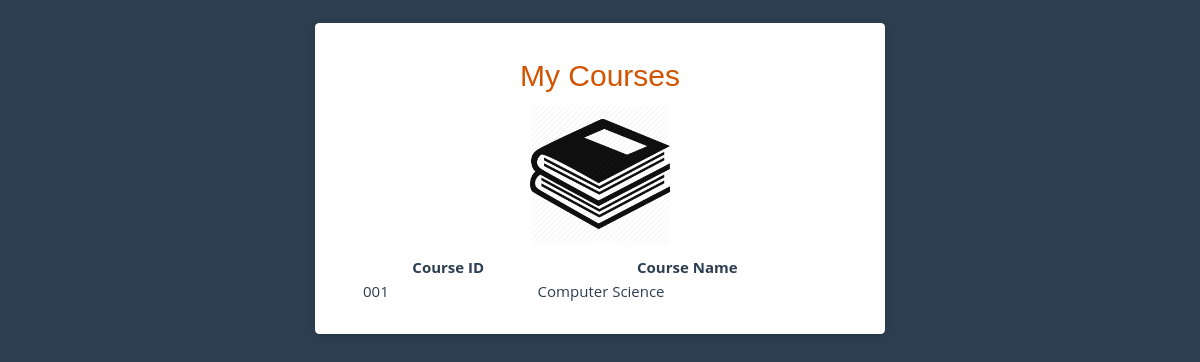
The page /interface/course_view.php (signed in) on the database as committed earlier.
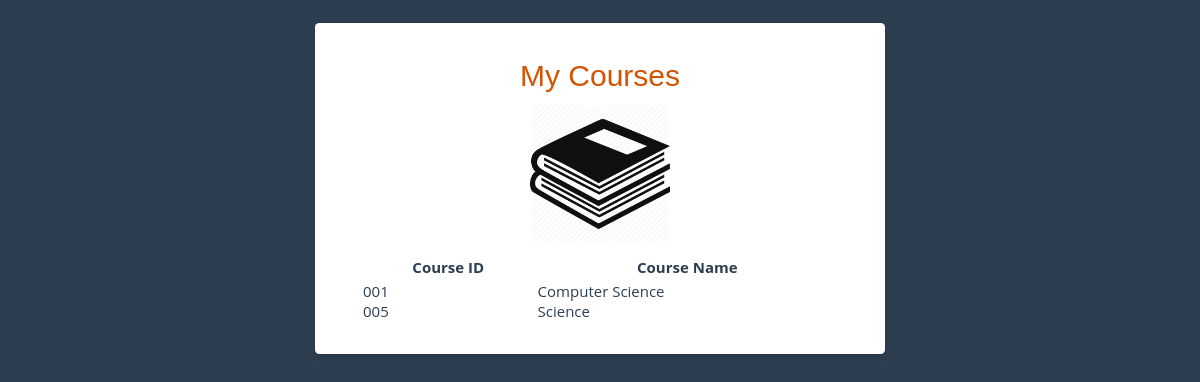
The same page on the database as committed later.
### tables this page shows
CREATE TABLE `courses` (
  `courseid` varchar(10) NOT NULL,
  `coursename` varchar(50) NOT NULL,
  `teacherid` varchar(10) NOT NULL
);

### interface/course_view.php (the view, shortened to what this page needs)
<?php
$userid = $_SESSION['userid'];
$connection=mysqli_connect('localhost','root','','schooldatabase');
$query="SELECT courseid,coursename FROM courses WHERE teacherid='$userid'";
$result= mysqli_query($connection,$query);
$coursename="";
$courseid="";
while ($row=mysqli_fetch_array($result,MYSQLI_ASSOC)){
	 $coursename=$coursename.$row['coursename']."<br>";
	 $courseid=$courseid.$row['courseid']."<br>";
}
?>
<!DOCTYPE html>
<html lang="en">
<head>
	<link rel="stylesheet" href="../assets/css/style.css">
	<link rel='stylesheet' href='http://maxcdn.bootstrapcdn.com/font-awesome/4.3.0/css/font-awesome.min.css'>
	</head>
	<div class="limiter">
		<div class="container-login100">
			<div class="wrap-login100">
				<form class="" method="post" action="" name="login">
					<span class="login100-form-title p-b-26">
						My Courses
					</span>
					<img src="../assets/graphics/app-icon.png" alt="login-logo" class="app-logo">
					<table style="width:100%">
						<tr>
							<th>Course ID</th>
							<th>Course Name</th>
						</tr>
						<tr >
						    <td><?php echo $courseid;?></td>
							<td><?php echo $coursename;?></td>
						</tr>
					</table>
				</form>
			</div>
		</div>
	</div>
</body>
</html>

Rows that differ between the two databases and show on the page:
added courses: courseid "005", coursename "Science"
